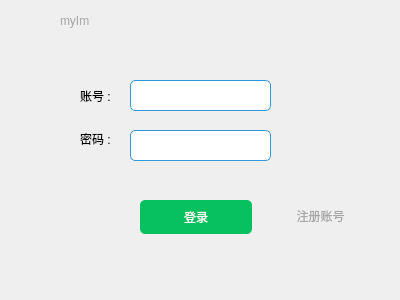
<?xml version="1.0" encoding="UTF-8"?>
<ui version="4.0">
 <class>logging</class>
 <widget class="QWidget" name="logging">
  <property name="geometry">
   <rect>
    <x>0</x>
    <y>0</y>
    <width>400</width>
    <height>300</height>
   </rect>
  </property>
  <property name="windowTitle">
   <string>Form</string>
  </property>
  <widget class="QWidget" name="centerWidget" native="true">
   <property name="geometry">
    <rect>
     <x>10</x>
     <y>0</y>
     <width>382</width>
     <height>282</height>
    </rect>
   </property>
   <layout class="QHBoxLayout" name="horizontalLayout">
    <item>
     <widget class="QStackedWidget" name="stackedWidget">
      <property name="currentIndex">
       <number>0</number>
      </property>
      <widget class="QWidget" name="page">
       <widget class="QLabel" name="label">
        <property name="enabled">
         <bool>true</bool>
        </property>
        <property name="geometry">
         <rect>
          <x>0</x>
          <y>10</y>
          <width>41</width>
          <height>31</height>
         </rect>
        </property>
        <property name="text">
         <string/>
        </property>
        <property name="pixmap">
         <pixmap>:/src/wechat2.png</pixmap>
        </property>
        <property name="scaledContents">
         <bool>true</bool>
        </property>
       </widget>
       <widget class="QLabel" name="label_2">
        <property name="geometry">
         <rect>
          <x>50</x>
          <y>10</y>
          <width>61</width>
          <height>21</height>
         </rect>
        </property>
        <property name="palette">
         <palette>
          <active>
           <colorrole role="WindowText">
            <brush brushstyle="SolidPattern">
             <color alpha="255">
              <red>166</red>
              <green>166</green>
              <blue>166</blue>
             </color>
            </brush>
           </colorrole>
           <colorrole role="Text">
            <brush brushstyle="SolidPattern">
             <color alpha="255">
              <red>166</red>
              <green>166</green>
              <blue>166</blue>
             </color>
            </brush>
           </colorrole>
           <colorrole role="ButtonText">
            <brush brushstyle="SolidPattern">
             <color alpha="255">
              <red>166</red>
              <green>166</green>
              <blue>166</blue>
             </color>
            </brush>
           </colorrole>
           <colorrole role="PlaceholderText">
            <brush brushstyle="NoBrush">
             <color alpha="128">
              <red>166</red>
              <green>166</green>
              <blue>166</blue>
             </color>
            </brush>
           </colorrole>
          </active>
          <inactive>
           <colorrole role="WindowText">
            <brush brushstyle="SolidPattern">
             <color alpha="255">
              <red>166</red>
              <green>166</green>
              <blue>166</blue>
             </color>
            </brush>
           </colorrole>
           <colorrole role="Text">
            <brush brushstyle="SolidPattern">
             <color alpha="255">
              <red>166</red>
              <green>166</green>
              <blue>166</blue>
             </color>
            </brush>
           </colorrole>
           <colorrole role="ButtonText">
            <brush brushstyle="SolidPattern">
             <color alpha="255">
              <red>166</red>
              <green>166</green>
              <blue>166</blue>
             </color>
            </brush>
           </colorrole>
           <colorrole role="PlaceholderText">
            <brush brushstyle="NoBrush">
             <color alpha="128">
              <red>166</red>
              <green>166</green>
              <blue>166</blue>
             </color>
            </brush>
           </colorrole>
          </inactive>
          <disabled>
           <colorrole role="WindowText">
            <brush brushstyle="SolidPattern">
             <color alpha="255">
              <red>166</red>
              <green>166</green>
              <blue>166</blue>
             </color>
            </brush>
           </colorrole>
           <colorrole role="Text">
            <brush brushstyle="SolidPattern">
             <color alpha="255">
              <red>166</red>
              <green>166</green>
              <blue>166</blue>
             </color>
            </brush>
           </colorrole>
           <colorrole role="ButtonText">
            <brush brushstyle="SolidPattern">
             <color alpha="255">
              <red>166</red>
              <green>166</green>
              <blue>166</blue>
             </color>
            </brush>
           </colorrole>
           <colorrole role="PlaceholderText">
            <brush brushstyle="NoBrush">
             <color alpha="128">
              <red>166</red>
              <green>166</green>
              <blue>166</blue>
             </color>
            </brush>
           </colorrole>
          </disabled>
         </palette>
        </property>
        <property name="styleSheet">
         <string notr="true">color: rgb(166,166,166);</string>
        </property>
        <property name="text">
         <string>myIm</string>
        </property>
       </widget>
       <widget class="QLabel" name="label_3">
        <property name="geometry">
         <rect>
          <x>70</x>
          <y>80</y>
          <width>51</width>
          <height>31</height>
         </rect>
        </property>
        <property name="text">
         <string>账号 :</string>
        </property>
       </widget>
       <widget class="QLabel" name="label_4">
        <property name="geometry">
         <rect>
          <x>70</x>
          <y>130</y>
          <width>41</width>
          <height>18</height>
         </rect>
        </property>
        <property name="text">
         <string>密码 :</string>
        </property>
       </widget>
       <widget class="QLineEdit" name="lineEdit_accout">
        <property name="geometry">
         <rect>
          <x>120</x>
          <y>80</y>
          <width>141</width>
          <height>31</height>
         </rect>
        </property>
        <property name="styleSheet">
         <string notr="true">QLineEdit{
	color: rgb(0, 0, 0);
	border-style: none;
	border-radius: 5px;	
	border-right:1px solid #3498db;
	border-top:1px solid #3498db;
	border-left:1px solid #3498db;
	border-bottom:1px solid #3498db;
	min-height: 20px;
}
QLineEdit:focus {
    border: 2px solid #3498db;
}</string>
        </property>
       </widget>
       <widget class="QLineEdit" name="lineEdit_password">
        <property name="geometry">
         <rect>
          <x>120</x>
          <y>130</y>
          <width>141</width>
          <height>31</height>
         </rect>
        </property>
        <property name="styleSheet">
         <string notr="true">QLineEdit{
	color: rgb(0, 0, 0);
	border-style: none;
	border-radius: 5px;	
	border-right:1px solid #3498db;
	border-top:1px solid #3498db;
	border-left:1px solid #3498db;
	border-bottom:1px solid #3498db;
	min-height: 20px;
}
QLineEdit:focus {
    border: 2px solid #3498db;
}</string>
        </property>
       </widget>
       <widget class="QPushButton" name="pushButton_login">
        <property name="geometry">
         <rect>
          <x>130</x>
          <y>200</y>
          <width>112</width>
          <height>34</height>
         </rect>
        </property>
        <property name="styleSheet">
         <string notr="true">QPushButton{
	
	color: rgb(255, 255, 255);
	border-style: solid;
	border-radius: 5px;	
	background-color: rgb(7,193,96);
}

QPushButton:hover{
	background-color: rgb(56,205,127);
}

QPushButton:pressed {
	background-color: rgb(7,193,96);
}</string>
        </property>
        <property name="text">
         <string>登录</string>
        </property>
       </widget>
       <widget class="QPushButton" name="pushButton_regist">
        <property name="geometry">
         <rect>
          <x>280</x>
          <y>200</y>
          <width>61</width>
          <height>31</height>
         </rect>
        </property>
        <property name="styleSheet">
         <string notr="true">QPushButton {
	color: rgb(166,166,166);
	border-style: none;
}
QPushButton::hover {
	color: rgb(67,129,202);
}</string>
        </property>
        <property name="text">
         <string>注册账号</string>
        </property>
       </widget>
       <widget class="QPushButton" name="pushButton_hide">
        <property name="geometry">
         <rect>
          <x>270</x>
          <y>10</y>
          <width>31</width>
          <height>34</height>
         </rect>
        </property>
        <property name="styleSheet">
         <string notr="true">QPushButton {
	color: rgb(166,166,166);
	border-style: none;
}
QPushButton::hover {
	color: rgb(67,129,202);
}</string>
        </property>
        <property name="text">
         <string/>
        </property>
        <property name="icon">
         <iconset>
          <normaloff>:/src/min.png</normaloff>:/src/min.png</iconset>
        </property>
        <property name="checkable">
         <bool>true</bool>
        </property>
       </widget>
       <widget class="QPushButton" name="pushButton_close">
        <property name="geometry">
         <rect>
          <x>310</x>
          <y>10</y>
          <width>21</width>
          <height>34</height>
         </rect>
        </property>
        <property name="styleSheet">
         <string notr="true">QPushButton {
	color: rgb(166,166,166);
	border-style: none;
}
QPushButton::hover {
	color: rgb(67,129,202);
}</string>
        </property>
        <property name="text">
         <string/>
        </property>
        <property name="icon">
         <iconset>
          <normaloff>:/src/close.png</normaloff>:/src/close.png</iconset>
        </property>
        <property name="checkable">
         <bool>true</bool>
        </property>
       </widget>
       <widget class="QPushButton" name="pushButton_seePassword">
        <property name="geometry">
         <rect>
          <x>270</x>
          <y>140</y>
          <width>20</width>
          <height>21</height>
         </rect>
        </property>
        <property name="styleSheet">
         <string notr="true">border:none;</string>
        </property>
        <property name="text">
         <string/>
        </property>
        <property name="icon">
         <iconset>
          <normaloff>:/src/eyes_open.png</normaloff>
          <normalon>:/src/eyes_open.png</normalon>:/src/eyes_open.png</iconset>
        </property>
        <property name="checkable">
         <bool>true</bool>
        </property>
       </widget>
      </widget>
      <widget class="QWidget" name="page_2">
       <layout class="QGridLayout" name="gridLayout_2">
        <item row="6" column="0">
         <spacer name="horizontalSpacer_3">
          <property name="orientation">
           <enum>Qt::Horizontal</enum>
          </property>
          <property name="sizeHint" stdset="0">
           <size>
            <width>40</width>
            <height>20</height>
           </size>
          </property>
         </spacer>
        </item>
        <item row="0" column="7">
         <widget class="QPushButton" name="pushButton_close2">
          <property name="styleSheet">
           <string notr="true">QPushButton {
	color: rgb(166,166,166);
	border-style: none;
}
QPushButton::hover {
	color: rgb(67,129,202);
}</string>
          </property>
          <property name="text">
           <string/>
          </property>
          <property name="icon">
           <iconset>
            <normaloff>:/src/close.png</normaloff>:/src/close.png</iconset>
          </property>
          <property name="checkable">
           <bool>true</bool>
          </property>
         </widget>
        </item>
        <item row="1" column="1">
         <widget class="QLabel" name="label_11">
          <property name="text">
           <string>账号</string>
          </property>
         </widget>
        </item>
        <item row="4" column="1">
         <widget class="QLabel" name="label_13">
          <property name="text">
           <string>确认密码</string>
          </property>
         </widget>
        </item>
        <item row="1" column="2" colspan="3">
         <widget class="QLineEdit" name="lineEdit_accout2">
          <property name="styleSheet">
           <string notr="true">QLineEdit{
	color: rgb(0, 0, 0);
	border-style: none;
	border-radius: 5px;	
	border-right:1px solid #3498db;
	border-top:1px solid #3498db;
	border-left:1px solid #3498db;
	border-bottom:1px solid #3498db;
	min-height: 20px;
}
QLineEdit:focus {
    border: 2px solid #3498db;
}</string>
          </property>
         </widget>
        </item>
        <item row="3" column="1">
         <widget class="QLabel" name="label_12">
          <property name="text">
           <string>密码</string>
          </property>
         </widget>
        </item>
        <item row="0" column="1" colspan="2">
         <widget class="QLabel" name="label_10">
          <property name="palette">
           <palette>
            <active>
             <colorrole role="WindowText">
              <brush brushstyle="SolidPattern">
               <color alpha="255">
                <red>166</red>
                <green>166</green>
                <blue>166</blue>
               </color>
              </brush>
             </colorrole>
             <colorrole role="Text">
              <brush brushstyle="SolidPattern">
               <color alpha="255">
                <red>166</red>
                <green>166</green>
                <blue>166</blue>
               </color>
              </brush>
             </colorrole>
             <colorrole role="ButtonText">
              <brush brushstyle="SolidPattern">
               <color alpha="255">
                <red>166</red>
                <green>166</green>
                <blue>166</blue>
               </color>
              </brush>
             </colorrole>
             <colorrole role="PlaceholderText">
              <brush brushstyle="NoBrush">
               <color alpha="128">
                <red>166</red>
                <green>166</green>
                <blue>166</blue>
               </color>
              </brush>
             </colorrole>
            </active>
            <inactive>
             <colorrole role="WindowText">
              <brush brushstyle="SolidPattern">
               <color alpha="255">
                <red>166</red>
                <green>166</green>
                <blue>166</blue>
               </color>
              </brush>
             </colorrole>
             <colorrole role="Text">
              <brush brushstyle="SolidPattern">
               <color alpha="255">
                <red>166</red>
                <green>166</green>
                <blue>166</blue>
               </color>
              </brush>
             </colorrole>
             <colorrole role="ButtonText">
              <brush brushstyle="SolidPattern">
               <color alpha="255">
                <red>166</red>
                <green>166</green>
                <blue>166</blue>
               </color>
              </brush>
             </colorrole>
             <colorrole role="PlaceholderText">
              <brush brushstyle="NoBrush">
               <color alpha="128">
                <red>166</red>
                <green>166</green>
                <blue>166</blue>
               </color>
              </brush>
             </colorrole>
            </inactive>
            <disabled>
             <colorrole role="WindowText">
              <brush brushstyle="SolidPattern">
               <color alpha="255">
                <red>166</red>
                <green>166</green>
                <blue>166</blue>
               </color>
              </brush>
             </colorrole>
             <colorrole role="Text">
              <brush brushstyle="SolidPattern">
               <color alpha="255">
                <red>166</red>
                <green>166</green>
                <blue>166</blue>
               </color>
              </brush>
             </colorrole>
             <colorrole role="ButtonText">
              <brush brushstyle="SolidPattern">
               <color alpha="255">
                <red>166</red>
                <green>166</green>
                <blue>166</blue>
               </color>
              </brush>
             </colorrole>
             <colorrole role="PlaceholderText">
              <brush brushstyle="NoBrush">
               <color alpha="128">
                <red>166</red>
                <green>166</green>
                <blue>166</blue>
               </color>
              </brush>
             </colorrole>
            </disabled>
           </palette>
          </property>
          <property name="styleSheet">
           <string notr="true">color: rgb(166,166,166);</string>
          </property>
          <property name="text">
           <string>myIm</string>
          </property>
         </widget>
        </item>
        <item row="7" column="2">
         <widget class="QPushButton" name="pushButton_regist2">
          <property name="styleSheet">
           <string notr="true">QPushButton {
	color: rgb(166,166,166);
	border-style: none;
}
QPushButton::hover {
	color: rgb(67,129,202);
}</string>
          </property>
          <property name="text">
           <string>注册</string>
          </property>
         </widget>
        </item>
        <item row="1" column="0">
         <spacer name="horizontalSpacer_2">
          <property name="orientation">
           <enum>Qt::Horizontal</enum>
          </property>
          <property name="sizeHint" stdset="0">
           <size>
            <width>40</width>
            <height>20</height>
           </size>
          </property>
         </spacer>
        </item>
        <item row="0" column="0">
         <widget class="QLabel" name="label_9">
          <property name="enabled">
           <bool>true</bool>
          </property>
          <property name="text">
           <string/>
          </property>
          <property name="pixmap">
           <pixmap>:/src/wechat2.png</pixmap>
          </property>
          <property name="scaledContents">
           <bool>true</bool>
          </property>
         </widget>
        </item>
        <item row="6" column="1">
         <widget class="QLabel" name="label_14">
          <property name="text">
           <string>昵称</string>
          </property>
         </widget>
        </item>
        <item row="4" column="2" colspan="3">
         <widget class="QLineEdit" name="lineEdit_passwordConfirm">
          <property name="styleSheet">
           <string notr="true">QLineEdit{
	color: rgb(0, 0, 0);
	border-style: none;
	border-radius: 5px;	
	border-right:1px solid #3498db;
	border-top:1px solid #3498db;
	border-left:1px solid #3498db;
	border-bottom:1px solid #3498db;
	min-height: 20px;
}
QLineEdit:focus {
    border: 2px solid #3498db;
}</string>
          </property>
         </widget>
        </item>
        <item row="7" column="4">
         <widget class="QPushButton" name="pushButton_return">
          <property name="styleSheet">
           <string notr="true">QPushButton {
	color: rgb(166,166,166);
	border-style: none;
}
QPushButton::hover {
	color: rgb(67,129,202);
}</string>
          </property>
          <property name="text">
           <string>返回</string>
          </property>
         </widget>
        </item>
        <item row="1" column="5">
         <spacer name="horizontalSpacer">
          <property name="orientation">
           <enum>Qt::Horizontal</enum>
          </property>
          <property name="sizeHint" stdset="0">
           <size>
            <width>40</width>
            <height>20</height>
           </size>
          </property>
         </spacer>
        </item>
        <item row="6" column="5">
         <spacer name="horizontalSpacer_4">
          <property name="orientation">
           <enum>Qt::Horizontal</enum>
          </property>
          <property name="sizeHint" stdset="0">
           <size>
            <width>40</width>
            <height>20</height>
           </size>
          </property>
         </spacer>
        </item>
        <item row="3" column="2" colspan="3">
         <widget class="QLineEdit" name="lineEdit_password2">
          <property name="styleSheet">
           <string notr="true">QLineEdit{
	color: rgb(0, 0, 0);
	border-style: none;
	border-radius: 5px;	
	border-right:1px solid #3498db;
	border-top:1px solid #3498db;
	border-left:1px solid #3498db;
	border-bottom:1px solid #3498db;
	min-height: 20px;
}
QLineEdit:focus {
    border: 2px solid #3498db;
}</string>
          </property>
         </widget>
        </item>
        <item row="6" column="2" colspan="3">
         <widget class="QLineEdit" name="lineEdit_nickname">
          <property name="styleSheet">
           <string notr="true">QLineEdit{
	color: rgb(0, 0, 0);
	border-style: none;
	border-radius: 5px;	
	border-right:1px solid #3498db;
	border-top:1px solid #3498db;
	border-left:1px solid #3498db;
	border-bottom:1px solid #3498db;
	min-height: 20px;
}
QLineEdit:focus {
    border: 2px solid #3498db;
}</string>
          </property>
         </widget>
        </item>
        <item row="0" column="6">
         <widget class="QPushButton" name="pushButton_hide2">
          <property name="styleSheet">
           <string notr="true">QPushButton {
	color: rgb(166,166,166);
	border-style: none;
}
QPushButton::hover {
	color: rgb(67,129,202);
}</string>
          </property>
          <property name="text">
           <string/>
          </property>
          <property name="icon">
           <iconset>
            <normaloff>:/src/min.png</normaloff>:/src/min.png</iconset>
          </property>
          <property name="checkable">
           <bool>true</bool>
          </property>
         </widget>
        </item>
       </layout>
      </widget>
     </widget>
    </item>
   </layout>
  </widget>
 </widget>
 <resources/>
 <connections/>
</ui>
